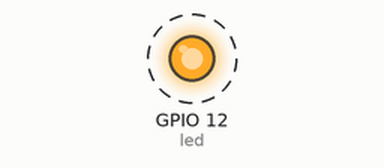
The program below on a simulated Raspberry Pi (BCM pin numbers). On the bench: output pins drawn as LEDs (lit = HIGH). Dashed ring = blinking. At 10.0 s the program stops and its outputs stay as they are.

Above: at 0.2 s.
Timing chart, 0 to 3.0 s (numbered marks = the images above):
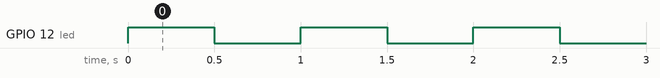

Measured:
- by itself, GPIO 12 (led): alternates HIGH for 0.50 s and LOW for 0.50 s, 20 changes in all, then stays LOW

The program:

HzBlink.py
```python
#!/usr/bin/python

from gpiozero import LED
from time import sleep

# Set up the LED on GPIO 12
led = LED(12)

# Blink the LED at 1Hz (0.5 seconds on, 0.5 seconds off)
for _ in range(10):  # 1Hz for 10 seconds means 10 cycles
    led.on()
    sleep(0.5)
    led.off()
    sleep(0.5)
```
